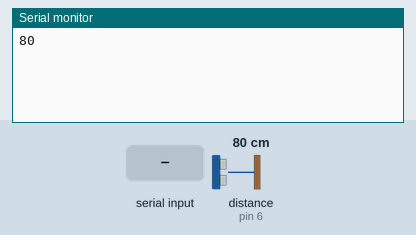
This sketch was run on a simulated Arduino Uno, built with avr-gcc and run on an emulated ATmega328P. On the bench: the last lines printed to the serial monitor. Wiring (inferred from the names in the program): ultrasonic range finder: trigger A0; echo pin 6. The test bench sets the inputs (shaded band); at power-on: distance to the obstacle (sensor on pin 6) 80 cm. The echo pulse lasts 58.3 µs per cm.

Above: at 1.7 s.
1.8 s: distance to the obstacle (sensor on pin 6) set to 2 cm
At 2.9 s:
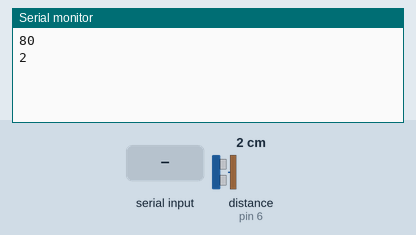
3.3 s: "1" received over the second serial link
At 4.7 s:
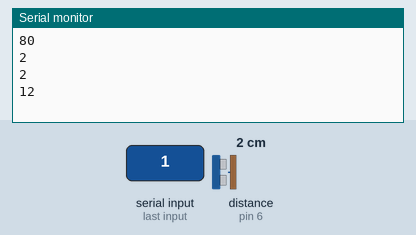
4.8 s: "0" received over the second serial link
At 5.9 s:
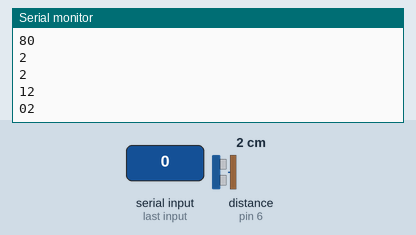
6.3 s: distance to the obstacle (sensor on pin 6) set to 4 cm
At 7.6 s:
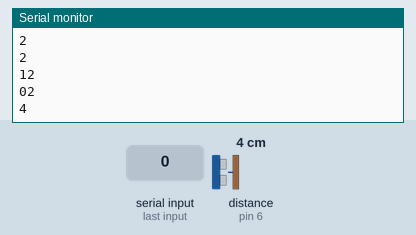
Timing chart, 0 to 8.8 s (numbered marks = the images above; inputs shaded):
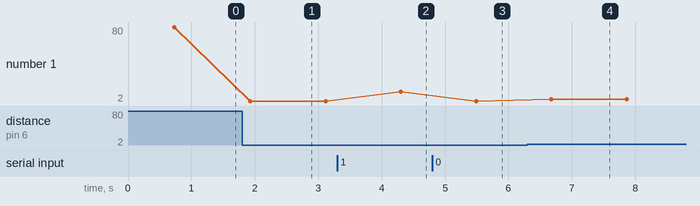

Measured:
- after the input at 1.8 s, the serial monitor: prints a new line after 0.13 s (image 1)
- after the input at 3.3 s, the serial monitor: prints a new line after 1.0 s (image 2)
- after the input at 4.8 s, the serial monitor: prints a new line after 0.69 s (image 3)
- after the input at 6.3 s, the serial monitor: prints a new line after 0.38 s (image 4)
- plotted number 1: 80 → 2 after the input at 1.8 s, 2 → 12 after the input at 3.3 s, 2 → 4 after the input at 6.3 s

The sketch:

GEN_CONTROL_FUEL_MONITOR.ino
```cpp
#include <SPI.h>
#include <nRF24L01.h>
#include <RF24.h>
#include <SoftwareSerial.h>
SoftwareSerial BTSerial(2, 3); // RX | TX

//ultrasonic sensor parameters
const int trigPin = A0;
const int echoPin = 6;
float dist = 0;

//variables needed to store values
int arraysize = 9;  //quantity of values to find the median (sample size). Needs to be an odd number

//declare an array to store the samples. not necessary to zero the array values here, it just makes the code clearer
int rangevalue[] = {  0, 0, 0, 0, 0, 0, 0, 0, 0};

int modE;

void setup()
{
  //initialize serial monitor
  Serial.begin(9600);

    // HC-06 default baud rate is 9600
  BTSerial.begin(9600);

  //initialize Ultrasonic parameters
  pinMode(trigPin, OUTPUT);
  pinMode(echoPin, INPUT);
  delay(500);
}


void loop() {

  for (int i = 0; i < arraysize; i++)
  {
    digitalWrite(trigPin, LOW);
    delayMicroseconds(2);
    digitalWrite(trigPin, HIGH);
    delayMicroseconds(12);
    digitalWrite(trigPin, LOW);
    dist = pulseIn(echoPin, HIGH);
    delayMicroseconds(10000);
    rangevalue[i] = dist / 58;
    delay(10);
  }

  //  Serial.print("Unsorted: ");
  printArray(rangevalue, arraysize);
  isort(rangevalue, arraysize);
  //  Serial.print("Sorted: ");
  printArray(rangevalue, arraysize);

  modE = bestSample(rangevalue, arraysize);


  // Keep reading from HC-06 and send to Arduino Serial Monitor
  if (BTSerial.available())
    Serial.write(BTSerial.read());

  // send data through the HC-06 to the HC05 connected to the other Arduino
    BTSerial.write(modE);

  //  Serial.print(dist / 58);
  //  Serial.print(",");
    Serial.println(modE);
  //  Serial.println();
  delay(1000);

}


//Function to print the arrays.

void printArray(int *a, int n)

{
  for (int i = 0; i < n; i++)
  {
    //    Serial.print(a[i], DEC);
    //    Serial.print(' ');
  }
  //  Serial.println();
}

//Sorting function
// sort function (Author: Bill Gentles, Nov. 12, 2010)

void isort(int *a, int n) {

  //  *a is an array pointer function
  for (int i = 1; i < n; ++i)
  {
    int j = a[i];
    int k;
    for (k = i - 1; (k >= 0) && (j < a[k]); k--)
    {
      a[k + 1] = a[k];
    }
    a[k + 1] = j;
  }
}


uint16_t bestSample(uint16_t *x, uint8_t n) // x is the rangevalue, gotten from the while loop while n is the array size
{
  bool bimodal = false; // set true if samples are bi or multimodal
  uint16_t selectedSample = 0;

  uint8_t maxCount  = 0;              // longest sequence found so far - 1

  // Search the samples for the longest sequence.

  for (uint8_t i = 0; i < (n - 1); i++)
  {
    // Find a sequence of identical values if there is one.

    uint8_t count = 0;              // number of identical samples - 1

    while (x[i] == x[i + 1] && i < (n - 1))
    {
      count++;
      i++;
    }

    // Keep track if this is the longest longest sequence so far.
    //
    if (count > maxCount)
    {
      selectedSample = x[i];
      maxCount = count;
      bimodal  = false;       // longest, so it's unique
    }
    //
    // If the sample set has multiple identical-length sequences, it's bi or multimodal.
    //
    else if (count != 0 && count == maxCount)
    {
      bimodal = true;
    }
  }

  // Return the median if there is no sequence or no unique sequence.

  if ( selectedSample == 0 || bimodal )
  {
    selectedSample = x[(n / 2)];
  }

  return selectedSample;
}
```
